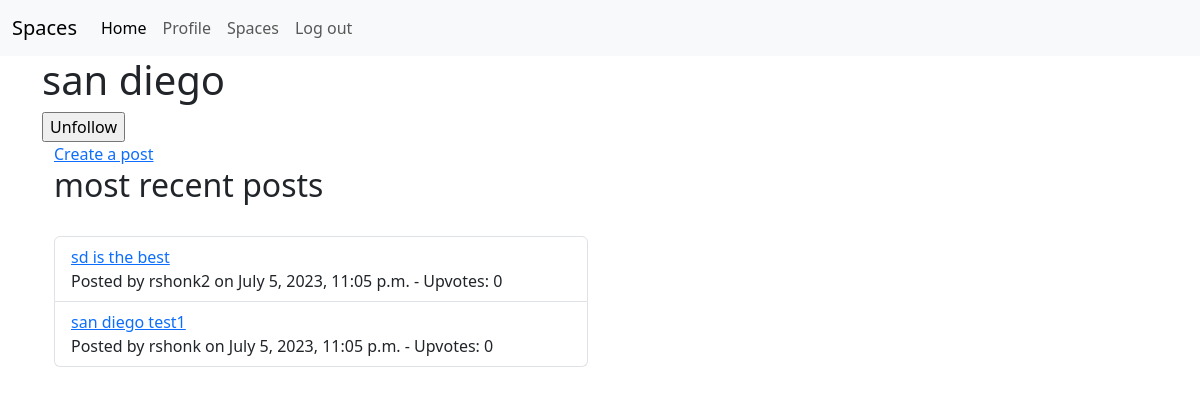
The app's page /space/san diego/ (signed in) with its own data.
### main/models.py (models this page shows, shortened)
class Post(models.Model):
    user = models.ForeignKey(User, on_delete=models.CASCADE)
    title = models.CharField(max_length=50)
    spacename = models.CharField(max_length=25)
    url = models.CharField(max_length=200, default="", blank=True)
    body = models.CharField(max_length=1000, default="")
    upvotes = models.IntegerField(default=0)
    downvotes = models.IntegerField(default=0)
    helpful = models.IntegerField(default=0)
    funny = models.IntegerField(default=0)
    date_published = models.DateTimeField(default=datetime.datetime.now(), blank=True)

### main/views.py (the view, shortened to what this page needs)
# urls.py: path('space/<str:spacename>/', views.space, name='space'),
def space(request, spacename):
    space_posts = Post.objects.filter(spacename=spacename)
    try:
        followed_space = request.user.userfollowedspace_set.get(spacename=spacename)
        followed = 'True'
    except UserFollowedSpace.DoesNotExist:
        followed = 'False'
    return render(request, 'main/space.html', {'spacename': spacename, 'followed': followed, 'space_posts': space_posts})

### main/templates/main/space.html (shortened to what this page needs)
{% extends "./loggedin_base.html" %}
    {% load bootstrap5 %}
{% block content %}
<h1>{{ spacename }}</h1>
{% if followed == 'True' %}
    <form method="POST" action="">
        <input type="submit" value="Unfollow">
    </form>
{% else %}
    <form method="POST" action="">
        {% csrf_token %}
        <input type="hidden" name="followed" value="True">
        <input type="submit" value="Follow">
    </form>
{% endif %}
<div class="container">
    <div class="row">
        <div class="col">
            <a href="{% url 'main:post' spacename %}">Create a post</a>
        </div>
        <div class="col">
        </div>
        <div class="col">
        </div>
    </div>
<h2>most recent posts</h2><br>
    <div class="row">
        <div class="col">
            <ul class="list-group">
                {% for post in space_posts %}
                    <li class="list-group-item">
                        <a href="{% url 'main:post_comments' post.spacename post.title %}">{{ post.title }}</a> <br>
                        Posted by {{ post.user }} on {{ post.date_published }} - Upvotes: {{ post.upvotes }}
                    </li>
                {% endfor %}
            </ul>
        </div>
        <div class="col">
        </div>
    </div>
</div>
{% endblock %}

### records on screen
Post: title "sd is the best", user "rshonk2", date_published "July 5, 2023, 11:05 p.m.", upvotes "0"
Post: title "san diego test1", user "rshonk", date_published "July 5, 2023, 11:05 p.m.", upvotes "0"

### other values on screen
{{ spacename }} "san diego"
